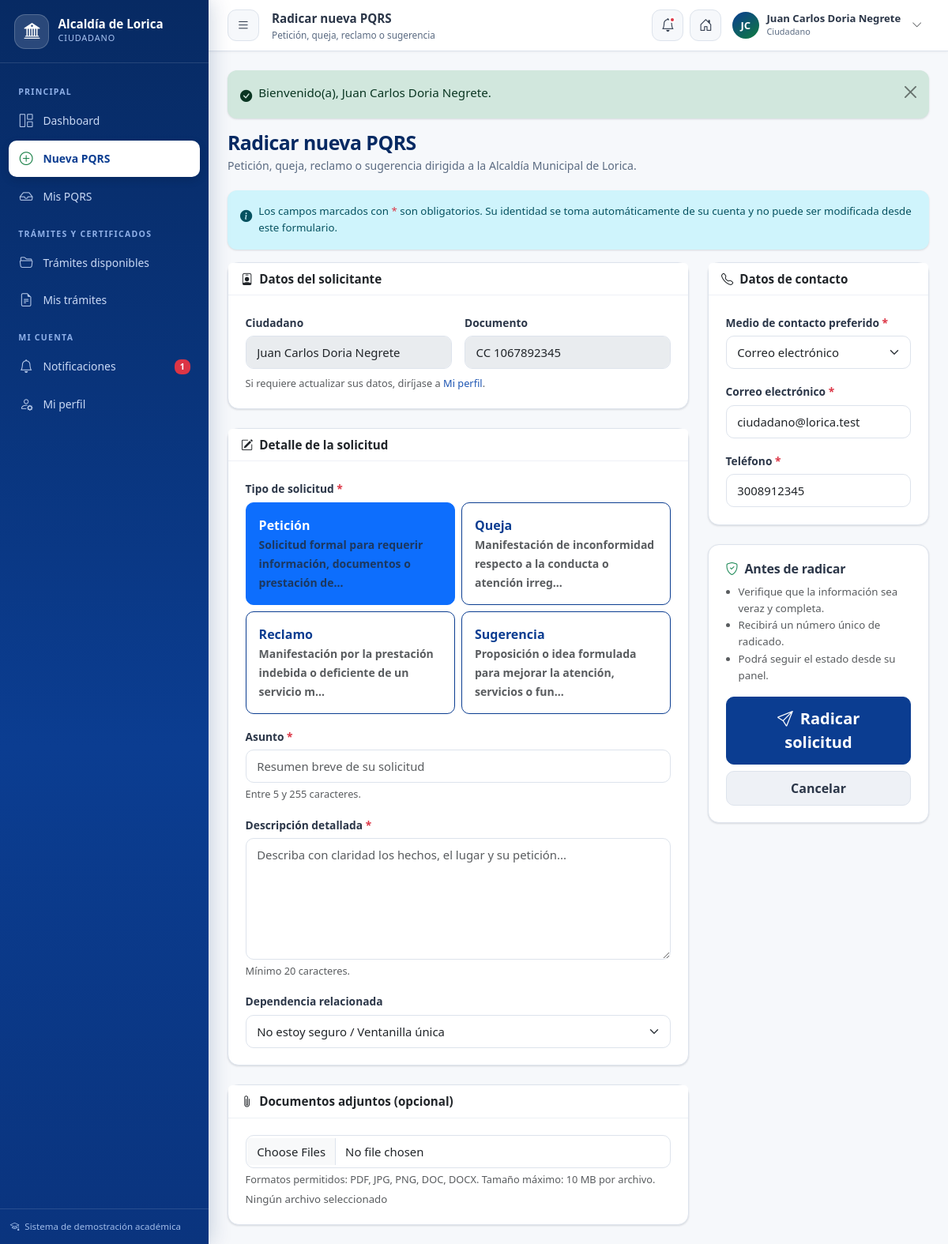
Screenshot of /alcaldia-lorica/ciudadano/pqrs/nueva (signed in) with the database file from the repository.
### tables this page shows
CREATE TABLE `usuarios` (
    `id` INT AUTO_INCREMENT PRIMARY KEY,
    `rol_id` INT NOT NULL,
    `email` VARCHAR(150) NOT NULL UNIQUE,
    `password` VARCHAR(255) NOT NULL,
    `activo` TINYINT(1) DEFAULT 1,
    `ultimo_acceso` DATETIME NULL,
    `created_at` TIMESTAMP DEFAULT CURRENT_TIMESTAMP,
    `updated_at` TIMESTAMP DEFAULT CURRENT_TIMESTAMP ON UPDATE CURRENT_TIMESTAMP,
    CONSTRAINT `fk_usuarios_rol` FOREIGN KEY (`rol_id`) REFERENCES `roles` (`id`) ON UPDATE CASCADE
);

CREATE TABLE `roles` (
    `id` INT AUTO_INCREMENT PRIMARY KEY,
    `nombre` VARCHAR(50) NOT NULL UNIQUE,
    `descripcion` VARCHAR(255) NULL,
    `created_at` TIMESTAMP DEFAULT CURRENT_TIMESTAMP
);

CREATE TABLE `ciudadanos` (
    `id` INT AUTO_INCREMENT PRIMARY KEY,
    `usuario_id` INT NOT NULL UNIQUE,
    `tipo_documento` ENUM('CC', 'TI', 'CE', 'PASAPORTE', 'NIT') DEFAULT 'CC',
    `numero_documento` VARCHAR(30) NOT NULL UNIQUE,
    `nombres` VARCHAR(100) NOT NULL,
    `apellidos` VARCHAR(100) NOT NULL,
    `telefono` VARCHAR(30) NULL,
    `direccion` VARCHAR(200) NULL,
    `barrio` VARCHAR(100) NULL,
    `created_at` TIMESTAMP DEFAULT CURRENT_TIMESTAMP,
    `updated_at` TIMESTAMP DEFAULT CURRENT_TIMESTAMP ON UPDATE CURRENT_TIMESTAMP,
    CONSTRAINT `fk_ciudadanos_usuario` FOREIGN KEY (`usuario_id`) REFERENCES `usuarios` (`id`) ON DELETE CASCADE
);

CREATE TABLE `tipos_pqrs` (
    `id` INT AUTO_INCREMENT PRIMARY KEY,
    `nombre` VARCHAR(50) NOT NULL UNIQUE,
    `descripcion` TEXT NULL,
    `dias_termino` INT DEFAULT 15,
    `activo` TINYINT(1) DEFAULT 1
);

### app/views/ciudadano/pqrs_crear.php (the view, shortened to what the rows shown need)
<?php $nombre = trim(($ciudadano['nombres'] ?? '') . ' ' . ($ciudadano['apellidos'] ?? '')); ?>
<div class="page-heading">
    <h1>Radicar nueva PQRS</h1>
    <p>Petición, queja, reclamo o sugerencia dirigida a la Alcaldía Municipal de Lorica.</p>
</div>
<div class="alert alert-info d-flex gap-2">
    <i class="bi bi-info-circle-fill mt-1"></i>
    <div class="small">
        Los campos marcados con <span class="text-danger">*</span> son obligatorios. Su identidad se toma automáticamente de su cuenta y no puede ser modificada desde este formulario.
    </div>
</div>
<form action="<?= url('ciudadano/pqrs/nueva') ?>" method="post" enctype="multipart/form-data" novalidate>
    <div class="row g-4">
        <div class="col-lg-8">
            <div class="card mb-4">
                <div class="card-header"><i class="bi bi-person-badge me-1"></i> Datos del solicitante</div>
                <div class="card-body">
                    <div class="row g-3">
                        <div class="col-sm-6">
                            <label class="form-label">Ciudadano</label>
                            <input type="text" class="form-control" value="<?= e($nombre) ?>" disabled>
                        </div>
                        <div class="col-sm-6">
                            <label class="form-label">Documento</label>
                            <input type="text" class="form-control" value="<?= e(($ciudadano['tipo_documento'] ?? '') . ' ' . ($ciudadano['numero_documento'] ?? '')) ?>" disabled>
                        </div>
                    </div>
                    <div class="form-text mt-2">Si requiere actualizar sus datos, diríjase a <a href="<?= url('ciudadano/perfil') ?>">Mi perfil</a>.</div>
                </div>
            </div>
            <div class="card mb-4">
                <div class="card-header"><i class="bi bi-pencil-square me-1"></i> Detalle de la solicitud</div>
                <div class="card-body">
                    <div class="mb-3">
                        <label class="form-label">Tipo de solicitud <span class="text-danger">*</span></label>
                        <div class="row g-2">
                            <?php foreach ($tipos as $i => $t): ?>
                                <div class="col-sm-6">
                                    <label class="btn btn-outline-primary w-100 text-start p-3" for="tipo<?= (int)$t['id'] ?>">
                                        <span class="fw-bold d-block"><?= e($t['nombre']) ?></span>
                                        <span class="small text-muted" style="white-space:normal;"><?= e(truncate($t['descripcion'], 70)) ?></span>
                                    </label>
                                </div>
                            <?php endforeach; ?>
                        </div>
                    </div>
                    <div class="mb-3">
                        <label class="form-label" for="asunto">Asunto <span class="text-danger">*</span></label>
                        <input type="text" class="form-control" id="asunto" name="asunto" value="<?= old('asunto') ?>" maxlength="255" placeholder="Resumen breve de su solicitud" required>
                        <div class="form-text">Entre 5 y 255 caracteres.</div>
                    </div>
                    <div class="mb-3">
                        <label class="form-label" for="descripcion">Descripción detallada <span class="text-danger">*</span></label>
                        <textarea class="form-control" id="descripcion" name="descripcion" rows="6" minlength="20" placeholder="Describa con claridad los hechos, el lugar y su petición..." required><?= old('descripcion') ?></textarea>
                        <div class="form-text">Mínimo 20 caracteres.</div>
                    </div>
                    <div class="mb-0">
                        <label class="form-label" for="dependencia_id">Dependencia relacionada</label>
                        <select class="form-select" id="dependencia_id" name="dependencia_id">
                            <option value="">No estoy seguro / Ventanilla única</option>
                        </select>
                    </div>
                </div>
            </div>
            <div class="card">
                <div class="card-header"><i class="bi bi-paperclip me-1"></i> Documentos adjuntos (opcional)</div>
                <div class="card-body">
                    <input type="file" class="form-control" name="adjuntos[]" multiple data-file-label="archivosSeleccionados" accept=".pdf,.jpg,.jpeg,.png,.doc,.docx">
                    <div class="form-text mt-1">Formatos permitidos: PDF, JPG, PNG, DOC, DOCX. Tamaño máximo: 10 MB por archivo.</div>
                    <div class="small text-muted mt-1" id="archivosSeleccionados">Ningún archivo seleccionado</div>
                </div>
            </div>
        </div>
        <div class="col-lg-4">
            <div class="card mb-4">
                <div class="card-header"><i class="bi bi-telephone me-1"></i> Datos de contacto</div>
                <div class="card-body">
                    <div class="mb-3">
                        <label class="form-label">Medio de contacto preferido <span class="text-danger">*</span></label>
                        <select class="form-select" name="medio_contacto" required>
                            <option value="correo" <?= old('medio_contacto') === 'correo' ? 'selected' : '' ?>>Correo electrónico</option>
                        </select>
                    </div>
                    <div class="mb-3">
                        <label class="form-label">Correo electrónico <span class="text-danger">*</span></label>
                        <input type="email" class="form-control" name="email_contacto" value="<?= old('email_contacto', $usuario['email'] ?? '') ?>" required>
                    </div>
                    <div class="mb-0">
                        <label class="form-label">Teléfono <span class="text-danger">*</span></label>
                        <input type="text" class="form-control" name="telefono_contacto" value="<?= old('telefono_contacto', $ciudadano['telefono'] ?? '') ?>" required>
                    </div>
                </div>
            </div>
            <div class="card">
                <div class="card-body">
                    <h6 class="fw-bold"><i class="bi bi-shield-check text-success me-1"></i> Antes de radicar</h6>
                    <ul class="small text-muted ps-3 mb-3">
                        <li>Verifique que la información sea veraz y completa.</li>
                        <li>Recibirá un número único de radicado.</li>
                        <li>Podrá seguir el estado desde su panel.</li>
                    </ul>
                    <button class="btn btn-primary w-100 btn-lg" data-confirm="¿Confirma la radicación de esta PQRS?">
                        <i class="bi bi-send me-1"></i> Radicar solicitud
                    </button>
                    <a href="<?= url('ciudadano/pqrs') ?>" class="btn btn-soft w-100 mt-2">Cancelar</a>
                </div>
            </div>
        </div>
    </div>
</form>

### app/core/Router.php (shortened to what the rows shown need)
<?php
class Router {
    private array $routes = [];
    private string $basePath = '';
    public function __construct(string $basePath = '') {
        $this->basePath = rtrim($basePath, '/');
    }
    private function addRoute(string $method, string $path, array $handler, array $middleware): void {
        $path = '/' . trim($path, '/');
        $pattern = preg_replace('#\{([a-zA-Z_][a-zA-Z0-9_]*)\}#', '(?P<$1>[^/]+)', $path);
        $this->routes[] = [
            'method'     => $method,
            'path'       => $path,
            'pattern'    => '#^' . $pattern . '$#',
            'handler'    => $handler,
            'middleware' => $middleware,
        ];
    }
    public function dispatch(string $method, string $uri): void {
        $path = $this->extractPath($uri);
        foreach ($this->routes as $route) {
            if ($route['method'] !== $method) {
                continue;
            }
            if (preg_match($route['pattern'], $path, $matches)) {
                $params = array_filter($matches, 'is_string', ARRAY_FILTER_USE_KEY);
                foreach ($route['middleware'] as $mw) {
                    $result = Middleware::run($mw);
                }
                [$controllerClass, $action] = $route['handler'];
                $controller = new $controllerClass();
                call_user_func_array([$controller, $action], array_values($params));
                return;
            }
        }
    }
    private function extractPath(string $uri): string {
        $uri = parse_url($uri, PHP_URL_PATH) ?? '/';
        if ($this->basePath !== '' && str_starts_with($uri, $this->basePath)) {
            $uri = substr($uri, strlen($this->basePath));
        }
        $uri = '/' . trim($uri, '/');
        return $uri === '/' ? '/' : rtrim($uri, '/');
    }
}

### app/views/layouts/panel.php (shortened to what the rows shown need)
<?php
$app = config();
$user = Auth::user();
$rol = Auth::role();
$activeMenu = $activeMenu ?? '';
$nombreCompleto = Auth::name();
$iniciales = '';
$partes = preg_split('/\s+/', trim($nombreCompleto));
foreach (array_slice($partes, 0, 2) as $p) {
    if ($p !== '') $iniciales .= mb_strtoupper(mb_substr($p, 0, 1));
}
$iniciales = $iniciales ?: 'AL';
$noLeidas = ($rol === 'ciudadano') ? NotificationService::noLeidas((int)$user['id']) : 0;
$menuRol = $menus[$rol] ?? [];
?>
<!DOCTYPE html>
<html lang="es">
<head>
    <link rel="stylesheet" href="<?= asset('bootstrap/css/bootstrap.min.css') ?>">
    <link rel="stylesheet" href="<?= asset('icons/bootstrap-icons.min.css') ?>">
    <link rel="stylesheet" href="<?= asset('css/app.css') ?>">
</head>
<body class="panel-body">
<aside class="panel-sidebar" id="panelSidebar">
    <div class="sidebar-brand">
        <div class="brand-shield"><i class="bi bi-bank2"></i></div>
        <div>
            <div class="sb-title">Alcaldía de Lorica</div>
            <div class="sb-sub"><?= e(role_label($rol)) ?></div>
        </div>
    </div>
    <div class="sidebar-scroll">
        <?php foreach ($menuRol as $grupo): ?>
            <div class="sidebar-label"><?= e($grupo['label']) ?></div>
            <ul class="sidebar-nav">
                <?php foreach ($grupo['items'] as $item): ?>
                    <li>
                        <a class="nav-link <?= $activeMenu === $item['key'] ? 'active' : '' ?>" href="<?= url($item['url']) ?>">
                            <i class="bi <?= e($item['icon']) ?>"></i>
                            <span><?= e($item['text']) ?></span>
                            <?php if ($item['key'] === 'notificaciones' && $noLeidas > 0): ?>
                                <span class="badge bg-danger"><?= $noLeidas ?></span>
                            <?php endif; ?>
                        </a>
                    </li>
                <?php endforeach; ?>
            </ul>
        <?php endforeach; ?>
    </div>
    <div class="sidebar-footer">
        <i class="bi bi-mortarboard me-1"></i> Sistema de demostración académica
    </div>
</aside>
<div class="panel-main">
    <header class="panel-topbar">
        <button class="icon-btn topbar-toggle" type="button" id="sidebarToggle" aria-label="Menú">
            <i class="bi bi-list"></i>
        </button>
        <div class="topbar-title">
            <?= e($pageTitle ?? ($title ?? 'Panel')) ?>
            <?php if (!empty($pageSubtitle)): ?><small><?= e($pageSubtitle) ?></small><?php endif; ?>
        </div>
        <div class="topbar-actions">
            <?php if ($rol === 'ciudadano'): ?>
                <a href="<?= url('ciudadano/notificaciones') ?>" class="icon-btn" title="Notificaciones">
                    <i class="bi bi-bell"></i>
                    <?php if ($noLeidas > 0): ?><span class="dot"></span><?php endif; ?>
                </a>
            <?php endif; ?>
            <a href="<?= url('') ?>" class="icon-btn d-none d-sm-grid" title="Ir al portal público"><i class="bi bi-house-door"></i></a>
            <div class="dropdown">
                <button class="user-chip border-0" data-bs-toggle="dropdown" aria-expanded="false" type="button">
                    <span class="user-avatar"><?= e($iniciales) ?></span>
                    <span class="text-start">
                        <span class="u-name d-block"><?= e($nombreCompleto) ?></span>
                        <span class="u-role d-block"><?= e(role_label($rol)) ?></span>
                    </span>
                    <i class="bi bi-chevron-down small text-muted ms-1"></i>
                </button>
            </div>
        </div>
    </header>
    <div class="panel-content">
        <?php require __DIR__ . '/_flash.php'; ?>
        <?= $content ?>
    </div>
</div>
</body>
</html>

### rows the page displays
usuarios: rol.nombre "CIUDADANO", rol.nombre "Ciudadano", email_contacto "ciudadano@lorica.test"
ciudadanos: nombreCompleto "Juan Carlos Doria Negrete", nombres+apellidos "Juan Carlos Doria Negrete", tipo_documento+numero_documento "CC 1067892345", telefono_contacto "3008912345"
tipos_pqrs: nombre "Petición", descripcion "Solicitud formal para requerir información, documentos o prestación de…"
tipos_pqrs: nombre "Queja", descripcion "Manifestación de inconformidad respecto a la conducta o atención irreg…"
tipos_pqrs: nombre "Reclamo", descripcion "Manifestación por la prestación indebida o deficiente de un servicio m…"
tipos_pqrs: nombre "Sugerencia", descripcion "Proposición o idea formulada para mejorar la atención, servicios o fun…"

### other values shown
$grupo['label'] "PRINCIPAL"
$item['text'] "Dashboard"
$item['text'] "Nueva PQRS"
$item['text'] "Mis PQRS"
$grupo['label'] "TRÁMITES Y CERTIFICADOS"
$item['text'] "Trámites disponibles"
$item['text'] "Mis trámites"
$grupo['label'] "MI CUENTA"
$item['text'] "Notificaciones"
$noLeidas "1"
$item['text'] "Mi perfil"
$iniciales "JC"
$__f['message'] "Bienvenido(a), Juan Carlos Doria Negrete."
